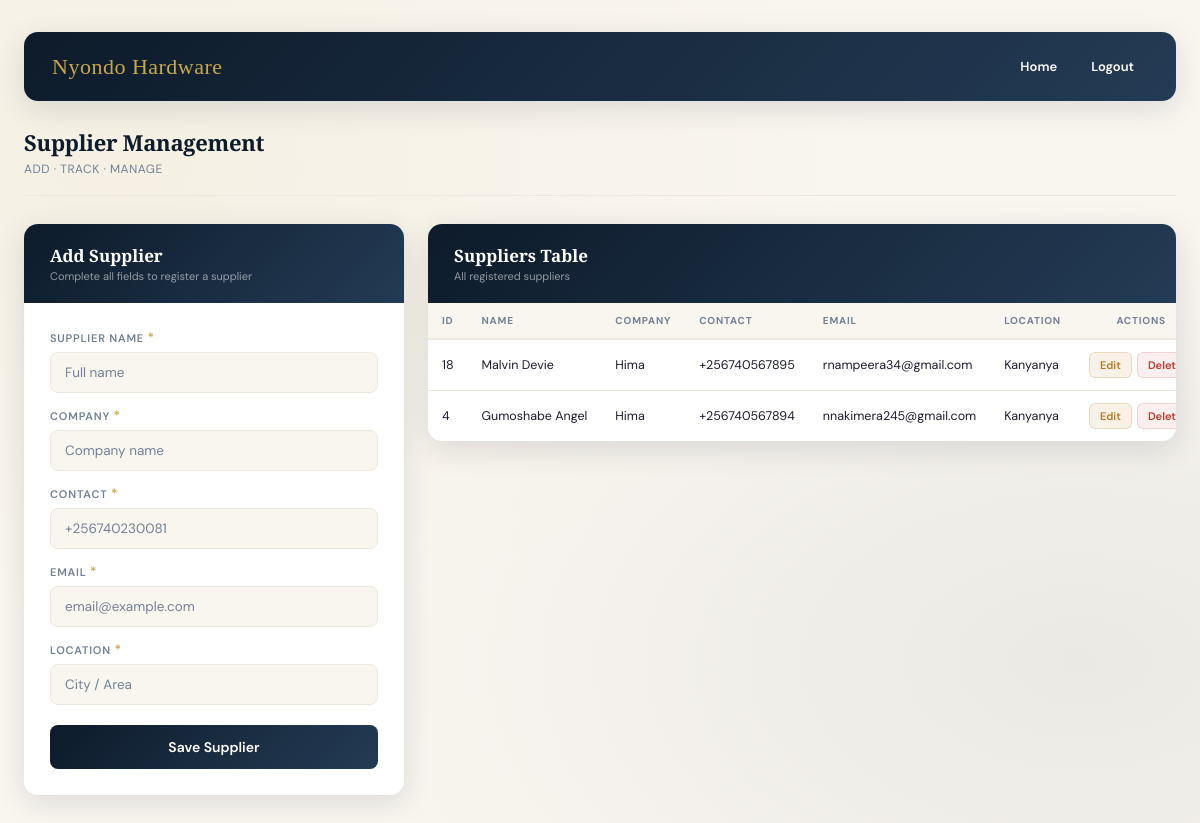
The page /supplier/ (signed in) on the database as committed earlier.
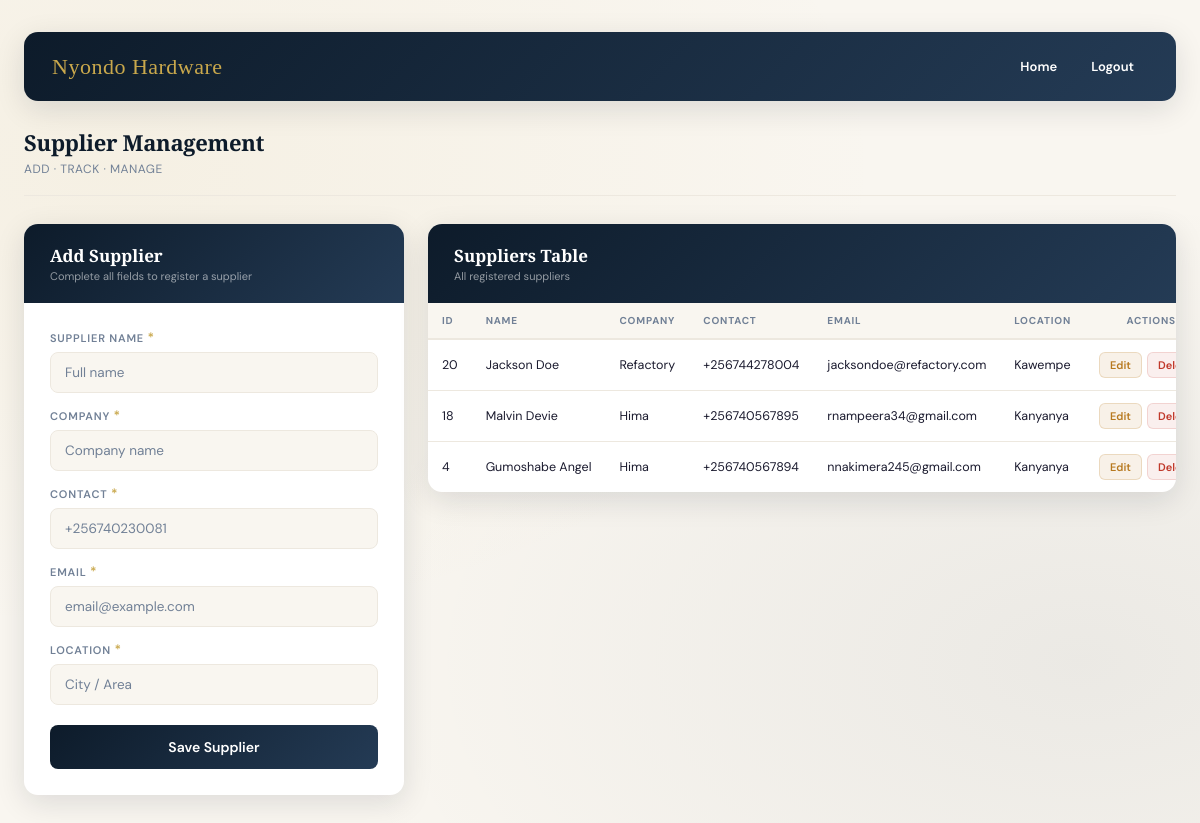
The same page on the database as committed later.
### hardwareapp/models.py (models this page shows, shortened)
class Supplier(models.Model):
    supplier_name = models.CharField(max_length=100)
    company = models.CharField(max_length=100)
    contact = models.CharField(max_length=13, blank=True, null=True)
    email = models.EmailField()
    location = models.CharField(max_length=100)
    created_at = models.DateTimeField(auto_now_add=True)
    updated_at = models.DateTimeField(auto_now=True)

### hardwareapp/views.py (the view, shortened to what this page needs)
# urls.py: path('supplier/', views.suppliers, name='supplier'),
@login_required
def suppliers(request):
    errors = {}
    suppliers = Supplier.objects.all().order_by("-id")
    return render(request, "suppliers.html", {
        "suppliers": suppliers,
        "errors": errors
    })

### hardwareapp/templates/suppliers.html (shortened to what the changed rows need)
{% load static %}
<!doctype html>
<html lang="en">
  <head>
  </head>
  <body>
    <div class="page-header">
      <h1>Supplier Management</h1>
    </div>
    <div class="layout">
      <div class="card">
        <div class="card-header">
          <h2>Add Supplier</h2>
        </div>
      </div>
      <div class="card">
        <div class="card-header">
          <h2>Suppliers Table</h2>
        </div>
        <div class="table-wrapper">
          <table>
            <thead>
              <tr>
                <th>ID</th>
                <th>Name</th>
                <th>Company</th>
                <th>Contact</th>
                <th>Email</th>
                <th>Location</th>
                <th>Actions</th>
              </tr>
            </thead>
            <tbody>
              {% for supplier in suppliers %}
              <tr>
                <td>{{ supplier.id }}</td>
                <td>{{ supplier.supplier_name }}</td>
                <td>{{ supplier.company }}</td>
                <td>{{ supplier.contact }}</td>
                <td>{{ supplier.email }}</td>
                <td>{{ supplier.location }}</td>
                <td>
                  <div class="actions">
                    <a
                      href="{% url 'edit_supplier' supplier.id %}"
                      class="action-btn btn-edit"
                      >Edit</a
                    >
                    <a
                      href="{% url 'delete_supplier' supplier.id %}"
                      class="action-btn btn-delete"
                      onclick="
                        return confirm(
                          'Are you sure you want to delete this supplier? This action cannot be undone!',
                        );
                      "
                    >
                      Delete
                    </a>
                  </div>
                </td>
              </tr>
              {% endfor %}
            </tbody>
          </table>
        </div>
      </div>
    </div>
  </body>
</html>

Rows that differ between the two databases and show on the page:
added Supplier: id "20", supplier_name "Jackson Doe", company "Refactory", contact "+256744278004", email "jacksondoe@refactory.com", location "Kawempe"
